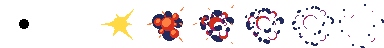
#> input picture img/cyberpunk-characters-pixel-art/10_boss/Boss_three/BOOM_bomb.png, 384 x 48 px, found by its file name
$ python snipping.py
#> lines starting #> are read from the running program, lines starting #| are printed output that depends on the picture
import os
from PIL import Image

base_path = r"C:\Users\Kay\Desktop\developerakademie\Projekte\El-Pollo-Loco\img\cyberpunk-characters-pixel-art\10_boss\Boss_three"
file = "BOOM_bomb.png"

frame_width = 48
frame_height = 48

img_path = os.path.join(base_path, file)
img = Image.open(img_path)
#> img is the input picture: PIL image 384x48 P; mean R, G, B, A 16.2, 9.8, 10.1, 31.3
num_frames = img.width // frame_width
#> num_frames = 8

# Output-Verzeichnis: z. B. /frames/BOOM_bomb/
output_dir = os.path.join(base_path, "frames", file.replace(".png", ""))
os.makedirs(output_dir, exist_ok=True)

for i in range(num_frames):
    frame = img.crop((i * frame_width, 0, (i + 1) * frame_width, frame_height))
    frame_name = f"{file.replace('.png', '')}_frame_{i+1}.png"
    frame.save(os.path.join(output_dir, frame_name))
#> this loop made 8 passes
#> pass 1, `frame = img.crop((i * frame_width, 0, (i + 1) * frame_width, frame_hei..`:
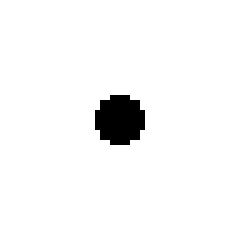
#> frame: PIL image 48x48 P (shown 5 times larger); mean R, G, B, A 0, 0, 0, 8.9; transparent parts drawn white
#> pass 3, `frame = img.crop((i * frame_width, 0, (i + 1) * frame_width, frame_hei..`:
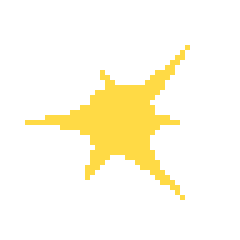
#> frame: PIL image 48x48 P (shown 5 times larger); mean R, G, B, A 31.8, 27.2, 8.6, 31.8; transparent parts drawn white
#> after the loop:
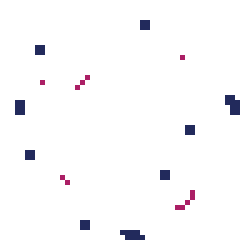
#> frame: PIL image 48x48 P (shown 5 times larger); mean R, G, B, A 1.6, 1, 2.4, 6.5; transparent parts drawn white

print("✅ BOOM_bomb Frames erfolgreich extrahiert!")
